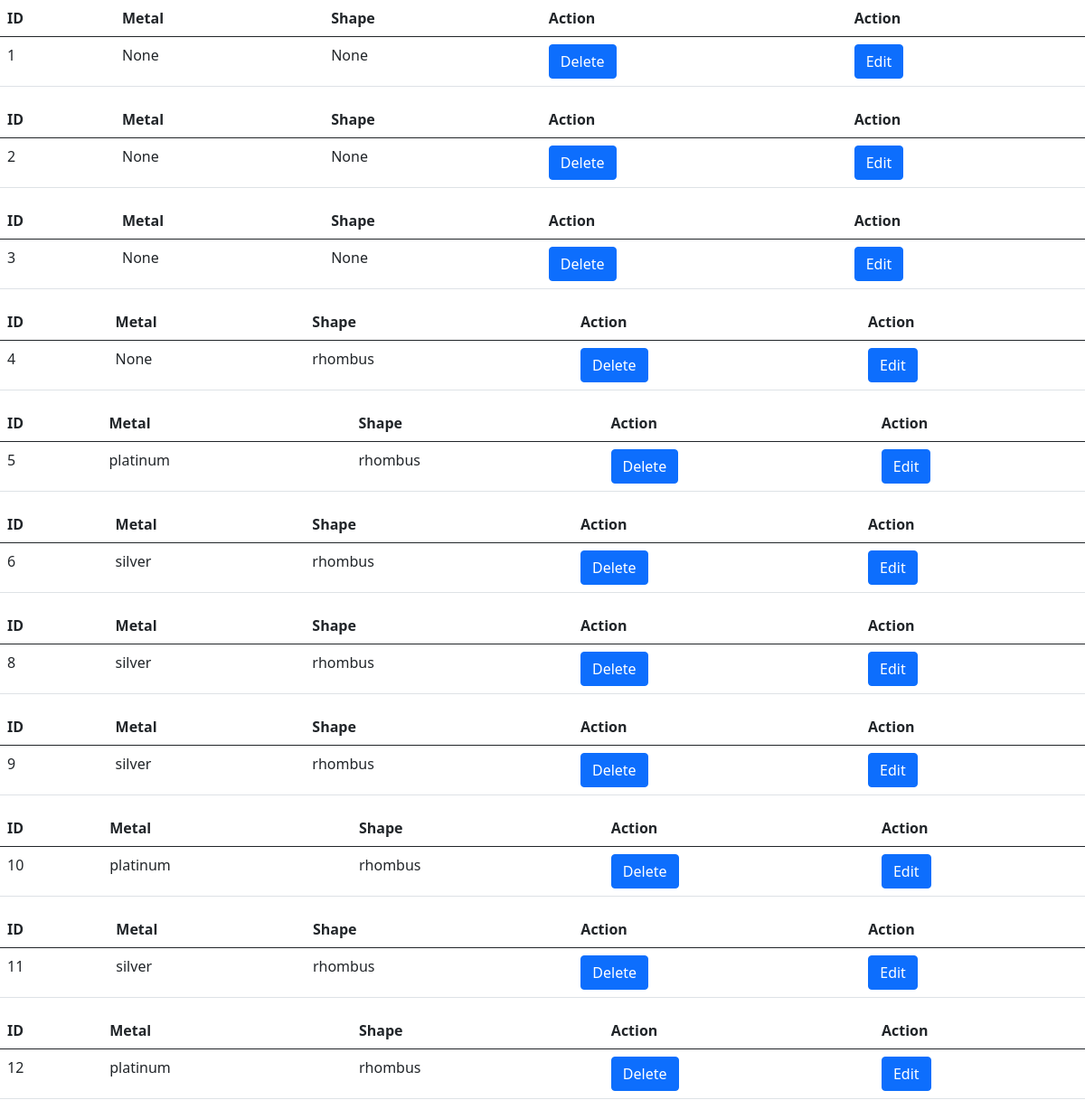
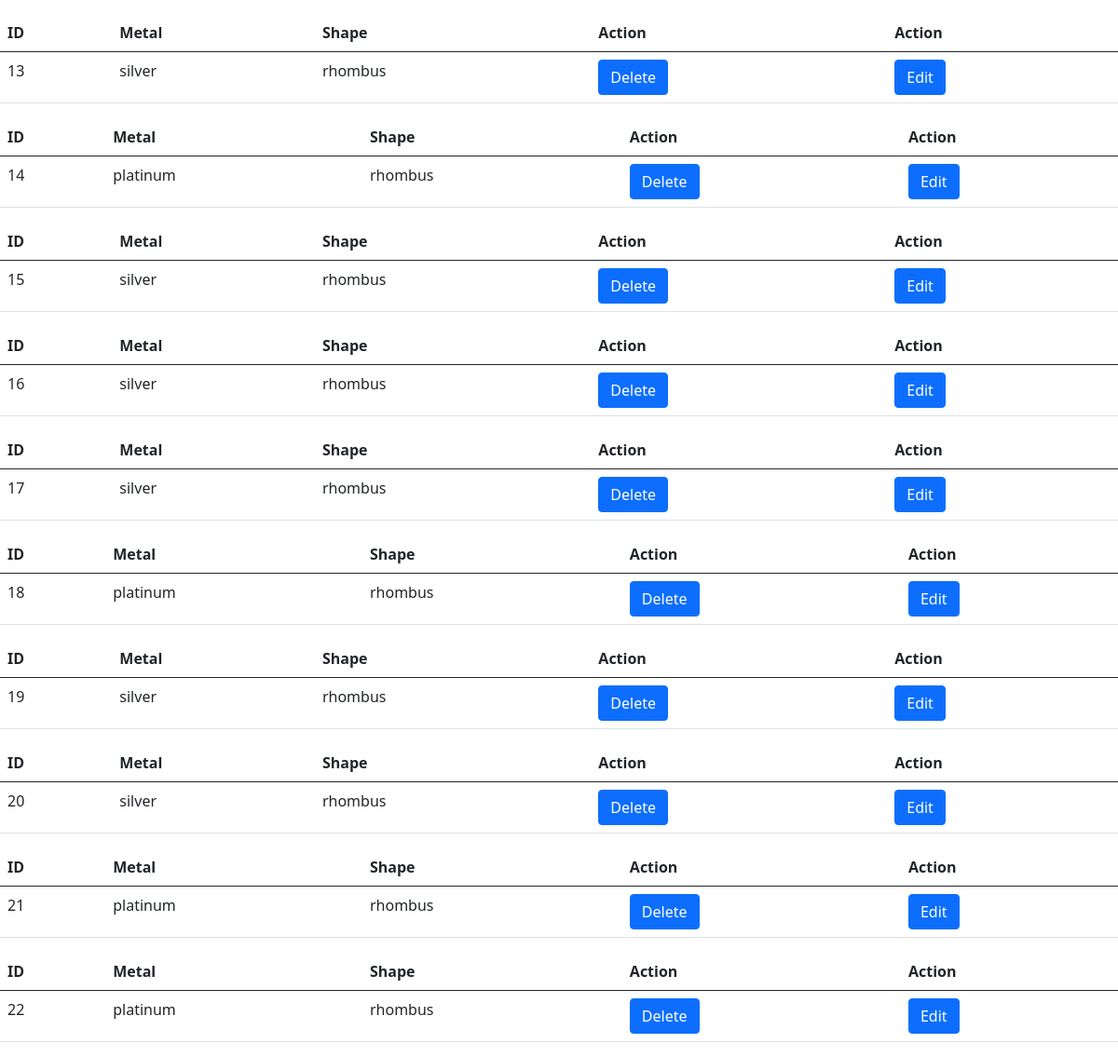
The app's page /showj, older data (2 pictures, top to bottom).
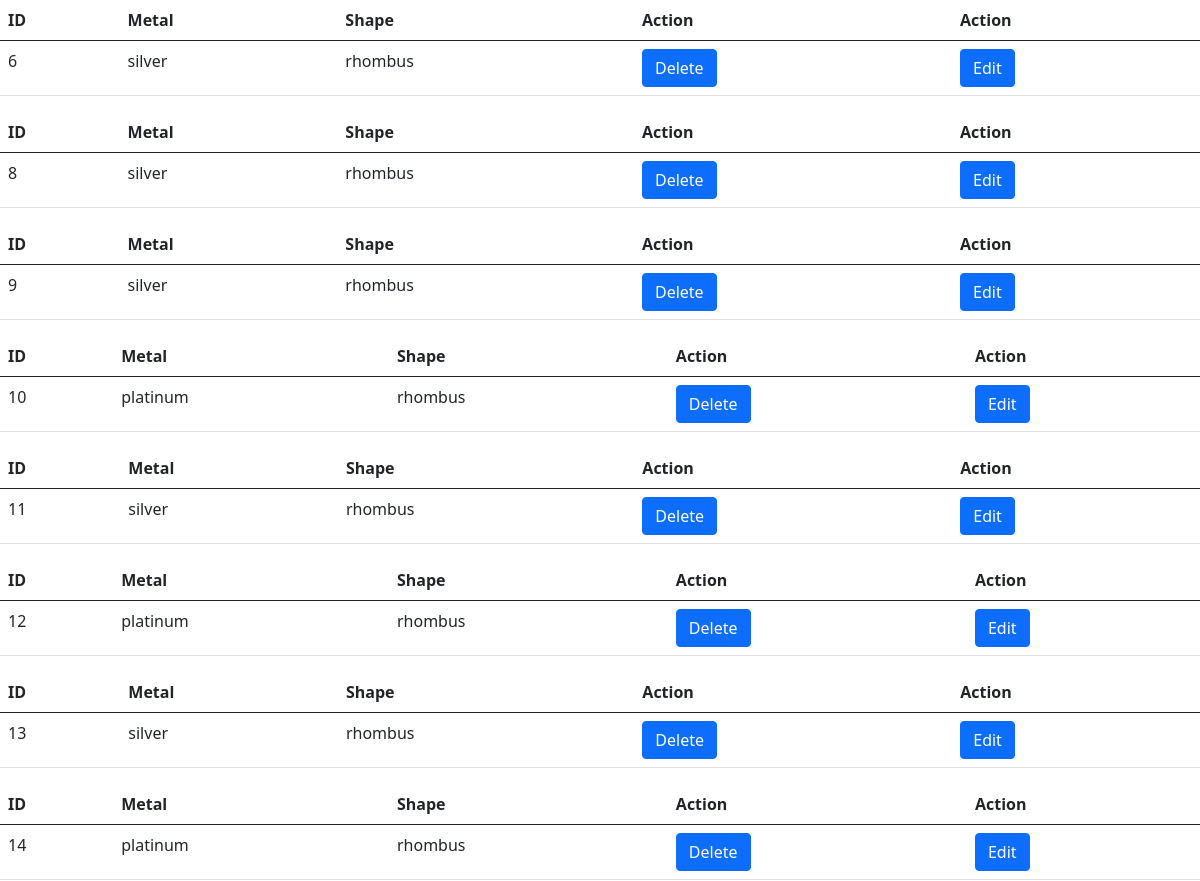
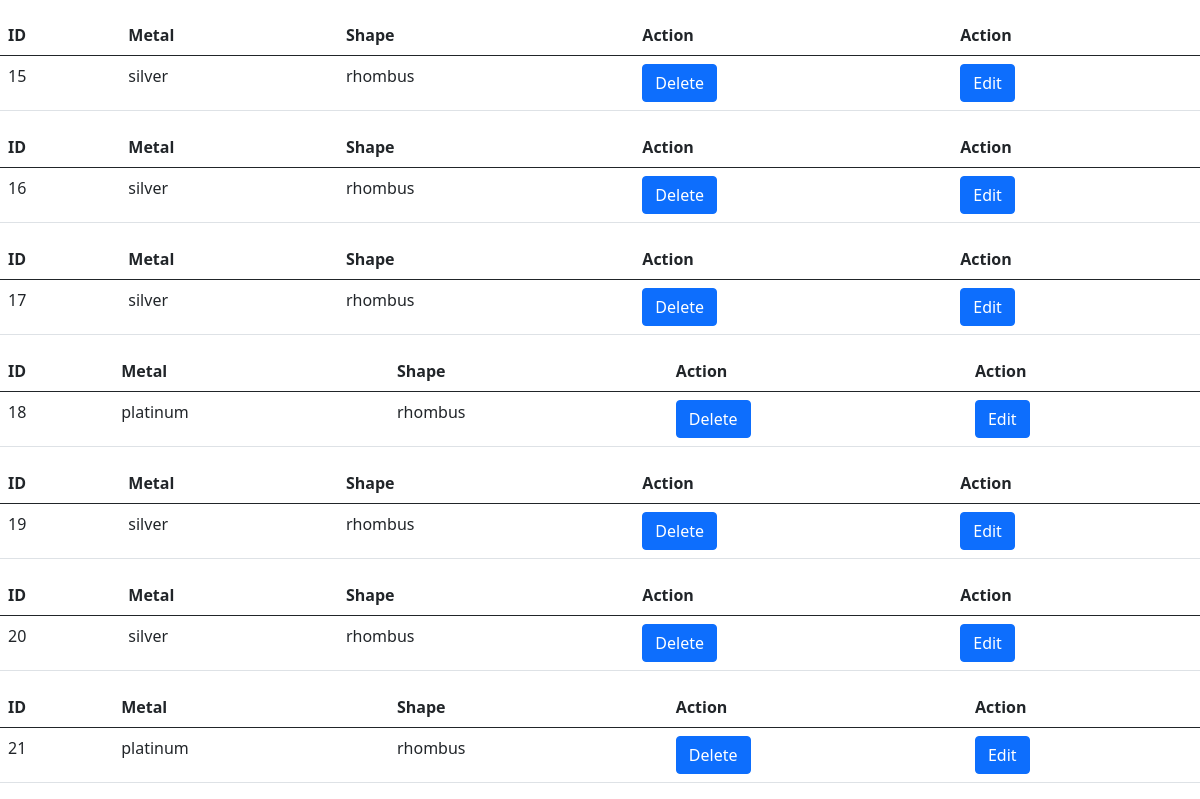
The same page, newer data (2 pictures, top to bottom).
### firstapp/models.py (models this page shows, shortened)
class POJ(models.Model):
    date = models.DateField(auto_now_add=True)
    company_name = models.ForeignKey('companyinfo', on_delete=PROTECT,blank=True)
    location = models.ForeignKey('loc', on_delete=models.PROTECT, null=True, blank=True)
    jewellery = models.ForeignKey('jewell', on_delete=models.PROTECT, null=True,blank=True)
    center_stone = models.ForeignKey('centerstone', on_delete=models.PROTECT, null=True,blank=True)
    color_of_center_stone = models.ForeignKey('colorofcstone', on_delete=models.PROTECT, null=True,blank=True)
    shape = models.ForeignKey('shape1', on_delete=models.PROTECT, null=True, blank=True)
    metal = models.ForeignKey('metal1', on_delete=models.PROTECT, null=True, blank=True)
    grosswt = models.FloatField()
    phone_regex = RegexValidator(regex=r'^\+?1?\d{9,15}$', message="Phone number must be entered in the format: '+999999999'. Up to 15 digits allowed.")
    phone_number = models.CharField(validators=[phone_regex], max_length=17, blank=True)  # validators should be a list
    cert = models.ForeignKey('certificate', on_delete=models.PROTECT, null=True,blank=True)
    pcs = models.BigIntegerField()
    amount = models.DecimalField(decimal_places=2, max_digits=9)
    discount_amount = models.DecimalField(decimal_places=2, max_digits=9, blank=True, null=True)
    discount = models.PositiveSmallIntegerField(blank=True, null=True)
    total_val_j=models.DecimalField(decimal_places=2, max_digits=9,blank=True)
    currencyid = models.ForeignKey('currencies', on_delete=models.PROTECT,null=True,blank=True)
    tag_price = models.FloatField()
    rate = models.FloatField()

class shape1(models.Model):
    shape = models.CharField(max_length=30)
    def __str__(self):
        return self.shape

class metal1(models.Model):
    metal = models.CharField(max_length=30)
    def __str__(self):
        return self.metal

### firstapp/views.py (the view)
# urls.py: path('showj',views.showjewell,name="showjewell"),
def showjewell(request):
    objjewell=POJ.objects.all()
    context={
        "showjewellery":objjewell,
    }
    return render(request,"showj.html",context=context)

### firstapp/templates/showj.html (shortened to what this page needs)
<!DOCTYPE html>
<html lang="en">
<head>
  <link href="https://cdn.jsdelivr.net/npm/bootstrap@5.0.2/dist/css/bootstrap.min.css" rel="stylesheet"
>
</head>
<body>
  {% for obj in showjewellery %}
  <table class="table">
    <thead class="thead-dark">
      <tr>
        <th scope="col">ID</th>
        <th scope="col">Metal</th>
        <th scope="col">Shape</th>
        <th scope="col">Action</th>
        <th scope="col">Action</th>
      </tr>
    </thead>
    <tbody>
      <tr class="something">
        <td>{{obj.id}}</td>
        <td>{{obj.metal}}</td>
        <td>{{obj.shape}}</td>
        <td><a class="btn btn-primary" href="{% url 'deleteid' idno=obj.id %}" >Delete</a></td>
        <td><a class="btn btn-primary" href="{% url 'updateJ' pk=obj.id %}">Edit</a></td>
      </tr>
      </tbody>
  </table>
  {%endfor%}
</body>
</html>

Row changes from the older to the newer data that the page shows:
removed POJ: id "1", metal "None", shape "None"
removed POJ: id "2", metal "None", shape "None"
removed POJ: id "3", metal "None", shape "None"
removed POJ: id "4", metal "None", shape "rhombus"
removed POJ: id "5", metal "platinum", shape "rhombus"
removed POJ: id "22", metal "platinum", shape "rhombus"
